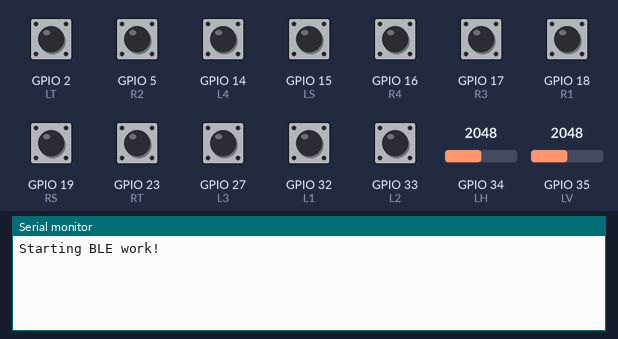
Bench run of a sketch on a simulated ESP32. Parts: the last lines printed to the serial monitor. The test bench sets the inputs (shaded band); at power-on: GPIO 2 (LT), GPIO 5 (R2), GPIO 14 (L4), GPIO 15 (LS), GPIO 16 (R4), GPIO 17 (R3), GPIO 18 (R1), GPIO 19 (RS), GPIO 23 (RT), GPIO 27 (L3), GPIO 32 (L1), GPIO 33 (L2) HIGH, GPIO 34 (LH) = 2048, GPIO 35 (LV) = 2048. USB keyboard and mouse output is not drawn.

Above: at 1.2 s.
1.3 s: GPIO 2 (LT) pulled LOW for 0.15 s
At 2.6 s:
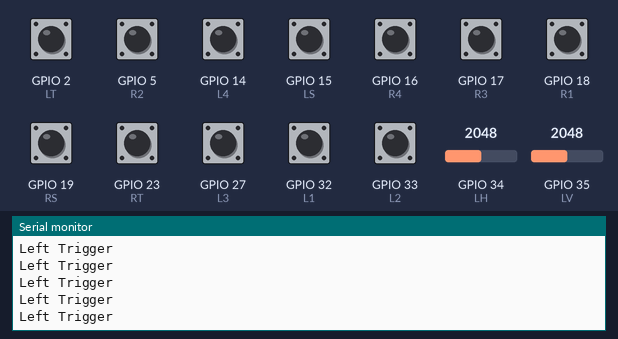
2.9 s: GPIO 5 (R2) pulled LOW for 0.15 s
At 4.2 s:
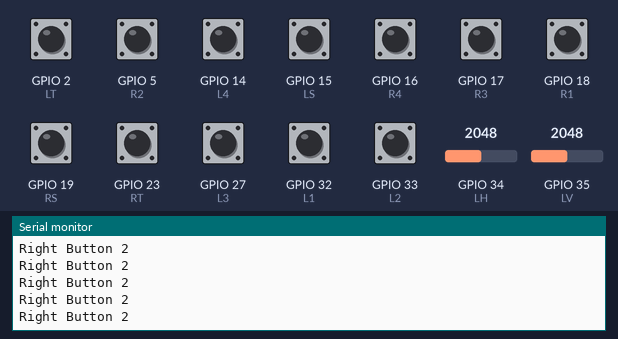
4.5 s: GPIO 14 (L4) pulled LOW for 0.15 s
At 5.3 s:
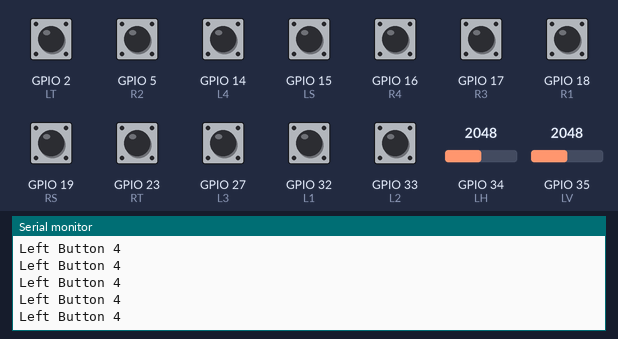
6.1 s: GPIO 15 (LS) pulled LOW for 0.15 s
At 6.6 s:
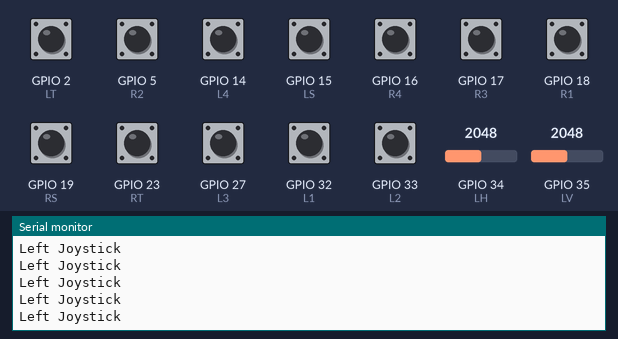
7.7 s: GPIO 19 (RS) pulled LOW for 0.15 s
At 9.0 s:
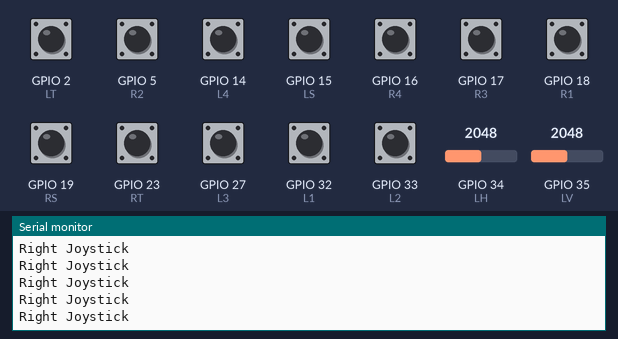
9.3 s: GPIO 23 (RT) pulled LOW for 0.15 s
At 10.3 s:
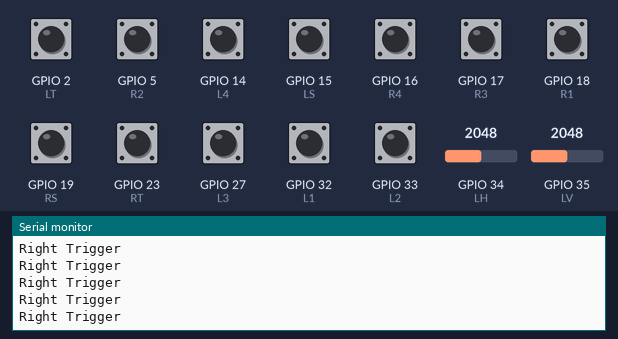

The sketch:

gamepad_proto_v1.2.ino
```cpp
#include <BleGamepad.h>

BleGamepad bleGamepad("Gamepad_v1.0", "Dingo", 100);

// TRIGGER BUTTONS
#define LT 2
#define RT 23

// LEFT-JOYSTICK
#define LH 34
#define LV 35
#define LS 15

// RIGHT-JOYSTICK
#define RH 39
#define RV 36
#define RS 19

// D-PAD
#define L1 32
#define L2 33
#define L3 27
#define L4 14

#define R1 18
#define R2 5
#define R3 17                          //   19
#define R4 16                          //   2

// BATTERY VOLTAGE
#define ADC 4

int buttons[12] = {32, 33, 27, 14, 18, 5, 17, 16, 15, 23, 2, 19};
//int buttons[9] = {32, 33, 27, 14, 18, 5, 19, 2, 15};


int period = 10000;
unsigned long time_now = 0;

const int numberOfPotSamples = 5;     // Number of pot samples to take (to smooth the values)
const int delayBetweenSamples = 2;    // Delay in milliseconds between pot samples
const int delayBetweenHIDReports = 5; // Additional delay in milliseconds between HID reports
const int debounceDelay = 10;        // Delay in milliseconds between button press

void setup() {
  Serial.begin(115200);
//  FastLED.addLeds<NEOPIXEL, DATA_PIN>(leds, 6);
//  FastLED.setBrightness(64);
  for (int i = 0; i < 12; i++) {
    pinMode(buttons[i], INPUT_PULLUP);
  }
  bleGamepad.begin();
  //bleGamepad.setAutoReport(false); // to disable auto reporting, and then use bleGamepad.sendReport(); as needed
  Serial.println("Starting BLE work!");

//  leds[0] = CRGB::Red;
//  leds[5] = CRGB::Red;
//  FastLED.show();
//  delay(500);
//  leds[1] = CRGB::Green;
//  leds[4] = CRGB::Green;
//  FastLED.show();
//  delay(500);
//  leds[2] = CRGB::Blue;
//  leds[3] = CRGB::Blue;
//  FastLED.show();
//  delay(1000);
//  FastLED.clear();
//  FastLED.show();
}


void loop() {
  if (bleGamepad.isConnected()) {                        //  checking if the gamepad is connected to mobile or not
//    uncomment next lines to display the successful connection of gamepad to mobile via led
//    for (int i = 0; i < 6; i++) {
//      leds[i] = CHSV( HUE_GREEN, 255, 64);
//    }
//    FastLED.show();

//    while (millis() > time_now + period) {             //   printing the battery level
//      Serial.println("Checking Battery Level");
//      batteryLevel();
//      time_now = millis();
//    }

    if (digitalRead(LT) == LOW) {                     //    taking and sending input from top left trigger
      Serial.println(F("Left Trigger"));
      bleGamepad.press(BUTTON_7);
      bleGamepad.sendReport();
      delay(debounceDelay);
      bleGamepad.release(BUTTON_7);
      bleGamepad.sendReport();
    }
    if (digitalRead(RT) == LOW) {                     //    taking and sending input from top right trigger
      Serial.println(F("Right Trigger"));
      bleGamepad.press(BUTTON_8);
      bleGamepad.sendReport();
      delay(debounceDelay);
      bleGamepad.release(BUTTON_8);
      bleGamepad.sendReport();
    }
    if (digitalRead(LS) == LOW) {                     //    taking and sending input from left joystick
      Serial.println(F("Left Joystick"));
      bleGamepad.press(BUTTON_14);
      bleGamepad.sendReport();
      delay(debounceDelay);
      bleGamepad.release(BUTTON_14);
      bleGamepad.sendReport();
    }
    if (digitalRead(RS) == LOW) {                     //    taking and sending input from right joystick
      Serial.println(F("Right Joystick"));
      Serial.println("Right Joystick");
      bleGamepad.press(BUTTON_15);
      bleGamepad.sendReport();
      delay(debounceDelay);
      bleGamepad.release(BUTTON_15);
      bleGamepad.sendReport();
    }

    if (digitalRead(R1) == LOW) {                     //    taking and sending input from right button 1
      Serial.println(F("Right Button 1"));
      bleGamepad.press(BUTTON_5);
      bleGamepad.sendReport();
      delay(debounceDelay);
      bleGamepad.release(BUTTON_5);
      bleGamepad.sendReport();
    }
    if (digitalRead(R2) == LOW) {                     //    taking and sending input from right button 2
      Serial.println(F("Right Button 2"));
      bleGamepad.press(BUTTON_2);
      bleGamepad.sendReport();
      delay(debounceDelay);
      bleGamepad.release(BUTTON_2);
      bleGamepad.sendReport();
    }
    if (digitalRead(R3) == LOW) {                     //    taking and sending input from right button 3
      Serial.println(F("Right Button 3"));
      bleGamepad.press(BUTTON_1);
      bleGamepad.sendReport();
      delay(debounceDelay);
      bleGamepad.release(BUTTON_1);
      bleGamepad.sendReport();
    }
    if (digitalRead(R4) == LOW) {                     //    taking and sending input from right button 4
      Serial.println(F("Right Button 4"));
      bleGamepad.press(BUTTON_4);
      bleGamepad.sendReport();
      delay(debounceDelay);
      bleGamepad.release(BUTTON_4);
      bleGamepad.sendReport();
    }

    if (digitalRead(L1) == LOW) {                     //    taking and sending input from left button 1
      Serial.println(F("Left Button 1"));
      bleGamepad.setHat1(DPAD_UP);
      bleGamepad.sendReport();
      delay(debounceDelay);
      bleGamepad.setHat1();
      bleGamepad.sendReport();
    }
    if (digitalRead(L2) == LOW) {                       //    taking and sending input from left button 2
      Serial.println(F("Left Button 2"));
      bleGamepad.setHat1(DPAD_LEFT);
      bleGamepad.sendReport();
      delay(debounceDelay);
      bleGamepad.setHat1();
      bleGamepad.sendReport();
    }
    if (digitalRead(L3) == LOW) {                       //    taking and sending input from left button 3
      Serial.println(F("Left Button 3"));
      bleGamepad.setHat1(DPAD_DOWN);
      bleGamepad.sendReport();
      delay(debounceDelay);
      bleGamepad.setHat1();
      bleGamepad.sendReport();
    }
    if (digitalRead(L4) == LOW) {                         //    taking and sending input from left button 4
      Serial.println(F("Left Button 4"));
      bleGamepad.setHat1(DPAD_RIGHT);
      bleGamepad.sendReport();
      delay(debounceDelay);
      bleGamepad.setHat1();
      bleGamepad.sendReport();
    }

    // Map analog reading from 0 ~ 4095 to 32737 ~ -32737 for use as an axis reading
    int value1 = map(analogRead(LH), 0, 4095, 32737, -32737);
    int value2 = map(analogRead(LV), 0, 4095, 32737, -32737);
    bleGamepad.setLeftThumb(value1, value2);


//    int value3 = map(analogRead(RH), 0, 4095, 0, 65475);
//    int value4 = map(analogRead(RV), 0, 4095, 0, 65475);
//    bleGamepad.setRightThumb(value3, value4);

    //Send the gamepad report
    bleGamepad.sendReport();
    delay(1);
  }
  else {
//    for (int i = 0; i < 6; i++) {                 //to show that the gamepad is not connected
//      leds[i] = CHSV( 0, 0, 0);
//    }
//    FastLED.show();

  }
}

//void batteryLevel() {                               //function for checking the battery level
//  int sensorValue = analogRead(ADC);
//  float voltage = sensorValue * (5.12 / 4095.0);
//  Serial.print(voltage);
//  Serial.print("V ||");
//  int percentage = (voltage / 4.2) * 100;
//  Serial.print(percentage);
//  Serial.println("%");
//  bleGamepad.setBatteryLevel(percentage);
////  if (percentage < 60) {                          //to show led if battery level is below 60%
////    Serial.println("LOW battery");
////    for (uint8_t i = 30; i < 220; i++) {
////      for (int j = 0; j < 6; j++) {
////        leds[j] = CHSV( HUE_RED, 255, i);
////      }
////      FastLED.show();
////      delay(15);
////    }
////    for (uint8_t i = 220; i > 30; i--) {          //to show led lights connected to the gamepad
////      for (int j = 0; j < 6; j++) {
////        leds[j] = CHSV( HUE_RED, 255, i);
////      }
////      FastLED.show();
////      delay(15);
////    }
//  }
```

Measured:
- after the input at 1.3 s, the serial monitor: prints a new line at once (image 1)
- after the input at 2.9 s, the serial monitor: prints a new line at once (image 2)
- after the input at 4.5 s, the serial monitor: prints a new line at once (image 3)
- after the input at 6.1 s, the serial monitor: prints a new line at once (image 4)
- after the input at 7.7 s, the serial monitor: prints a new line at once (image 5)
- after the input at 9.3 s, the serial monitor: prints a new line at once (image 6)
